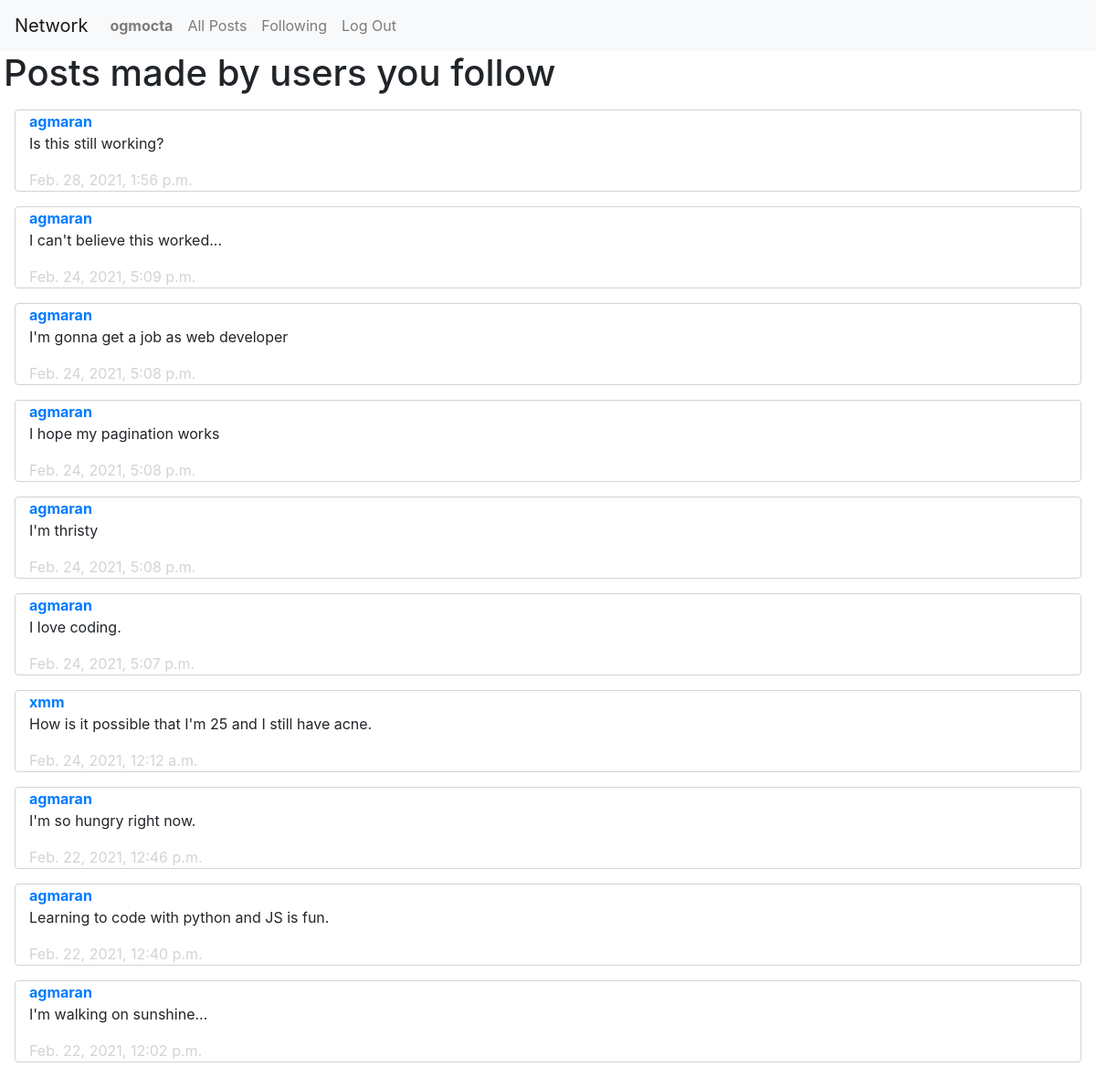
/1/following (signed in), run on an earlier commit of the app's database.
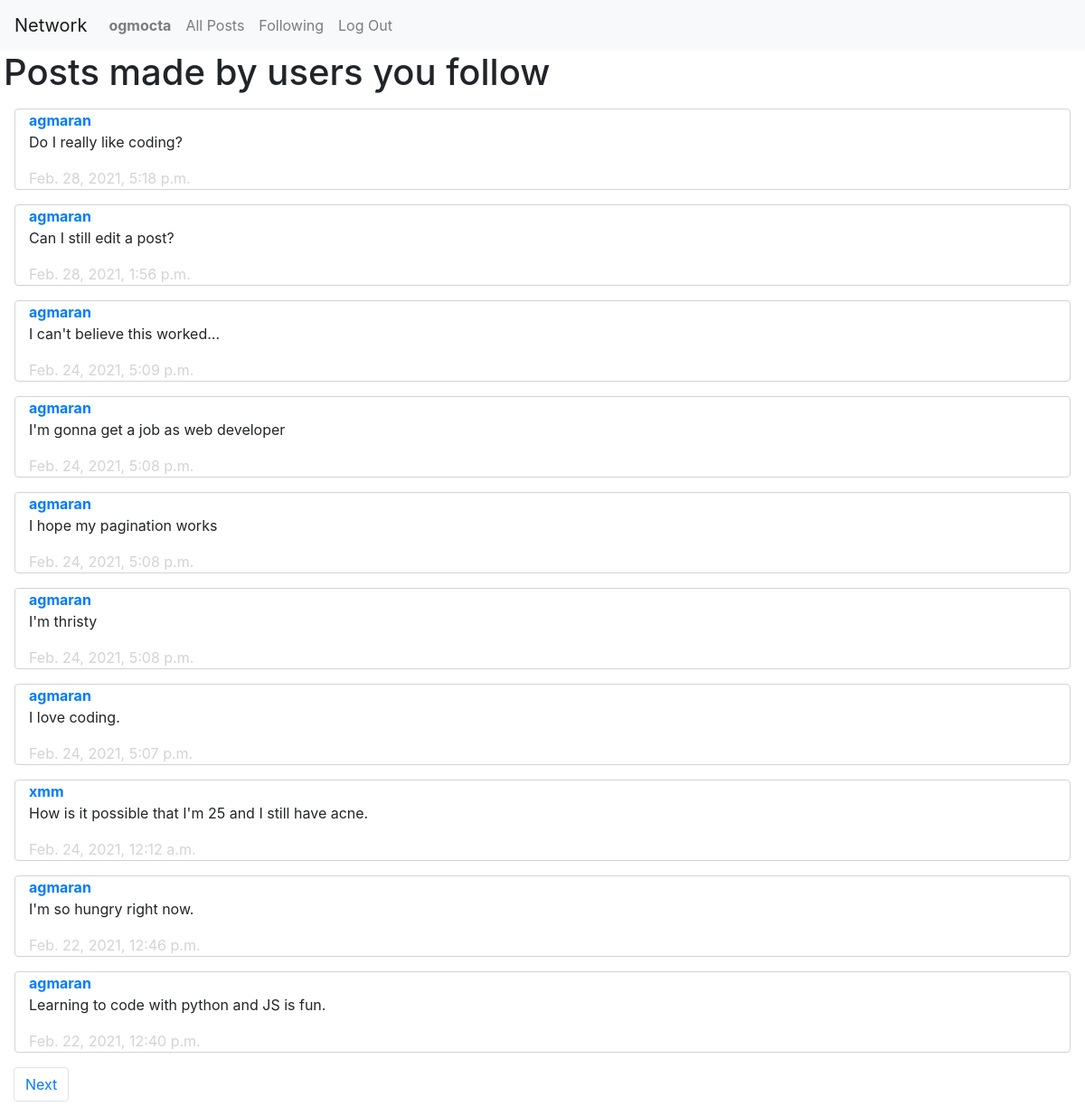
And on a later commit of the database.
### network/models.py (models this page shows, shortened)
class Post(models.Model):
    poster = models.ForeignKey(
        User, on_delete=models.CASCADE, related_name="my_posts")
    content = models.TextField()
    timestamp = models.DateTimeField(auto_now_add=True)
    likes = models.ManyToManyField(
        User, related_name="liked_posts")

class User(AbstractUser):
    pass

### network/views.py (the view)
# urls.py: path("<int:page_num>/following", views.following, name="following"),
def following(request, page_num):
    follows = Follow.objects.filter(follower=request.user)
    message = ''
    if not follows:
        message = "You don't follow any users."
    following = []
    for follow in follows:
        following.append(follow.following)
    posts = Post.objects.filter(poster__in=following)
    posts = posts.order_by("-timestamp").all()
    post_paginator = Paginator(posts, 10)
    page = post_paginator.get_page(page_num)
    if not posts and follows:
        message = "The users that you follow have not made any posts yet."
    return render(request, "network/following.html", {
        "page": page,
        "message": message
    })

### network/templates/network/following.html (shortened to what this page needs)
{% extends "network/layout.html" %}
{% load static %}
{% block body %}
<h1 class="ml-1">Posts made by users you follow</h1>
<div id="my-posts">
    {% for post in page.object_list %}
    <div data-post={{post.id}} class="container col-12 post">
        <a href="{% url 'profile' 1 post.poster %}"><strong>{{ post.poster }}</strong></a>
        <p>{{post.content}}</p>
        <div class="timestamp">{{post.timestamp}}</div>
    </div>
    {% endfor %}
</div>
<nav aria-label="Page navigation example" class="col-12">
    <ul class="pagination">
        {% if page.has_next %}
        <li class="page-item pointer"><a class="page-link" href="{% url 'following' page.next_page_number %}">Next</a></li>
        {% endif %}
    </ul>
</nav>
{% endblock %}

What changed in the data, as far as the page shows it:
no longer on this page (row unchanged): Post: poster "agmaran", content "I'm walking on sunshine...", timestamp "Feb. 22, 2021, 12:02 p.m."
added Post: poster "agmaran", content "Do I really like coding?", timestamp "Feb. 28, 2021, 5:18 p.m."
changed Post: content "Is this still working?" → "Can I still edit a post?"
Also different on the page:
text now shown: "Next"
